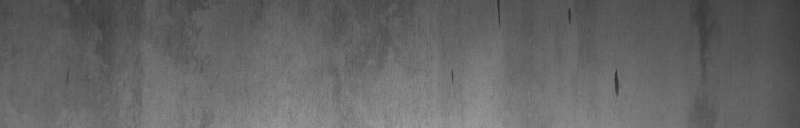
#> input picture UA1/Exercicio_03/data/ok/00031f466.jpg, 1600 x 256 px (shown at 1/2 size)
$ jupyter execute --allow-errors experimento.ipynb
#> lines starting #> are read from the running program, lines starting #| are printed output that depends on the picture
# 🔬 Desafio: Classificar Peças OK vs Falha usando HOG + SVM/K-NN

## 📚 Introdução

Neste experimento, você vai construir um **sistema de classificação de imagens** para detectar defeitos em peças de aço usando técnicas clássicas de Machine Learning.

### O que você vai aprender:
- 🔍 **HOG (Histogram of Oriented Gradients)**: Extrair características de textura/forma
- 🤖 **SVM (Support Vector Machine)**: Classificador poderoso para margens
- 👥 **K-NN (K-Nearest Neighbors)**: Classificador baseado em vizinhos
- 📊 **Avaliação de modelos**: Acurácia, matriz de confusão, precision, recall

### Dataset: Severstal Steel Defect Detection
- **Fonte**: Kaggle
- **Classes**: OK (sem defeito) e Defeito
- **~400 imagens** de placas de aço

### Pipeline que vamos construir:

```
Imagem → Pré-processamento → Extração HOG → Treino/Teste → SVM ou K-NN → Avaliação
```

---

## 1️⃣ Importar Bibliotecas

[cell 1]
# Bibliotecas básicas
import cv2
import numpy as np
import matplotlib.pyplot as plt
from pathlib import Path
import json

# Bibliotecas de ML
from sklearn.model_selection import train_test_split
from sklearn.svm import SVC
from sklearn.neighbors import KNeighborsClassifier
from sklearn.metrics import (
    accuracy_score,
    confusion_matrix,
    classification_report,
    ConfusionMatrixDisplay
)
from sklearn.preprocessing import StandardScaler
import joblib

# HOG do scikit-image
from skimage.feature import hog
from skimage import exposure

# Visualização
import seaborn as sns

# Configurações
plt.rcParams['figure.figsize'] = [12, 8]
plt.rcParams['figure.dpi'] = 100
np.random.seed(42)  # Para reprodutibilidade

print("✅ Bibliotecas importadas!")
print(f"   OpenCV: {cv2.__version__}")
print(f"   NumPy: {np.__version__}")

## 2️⃣ Carregar e Explorar o Dataset

O dataset está organizado em duas pastas:
- `data/ok/` - Imagens de peças sem defeito
- `data/defeito/` - Imagens de peças com defeito

[cell 2]
# Caminhos do dataset
DATA_PATH = Path("data")
PATH_OK = DATA_PATH / "ok"
PATH_DEFEITO = DATA_PATH / "defeito"

# Listar arquivos
arquivos_ok = list(PATH_OK.glob("*.jpg"))
arquivos_defeito = list(PATH_DEFEITO.glob("*.jpg"))

print("📊 ESTATÍSTICAS DO DATASET")
print("=" * 40)
print(f"   Imagens OK (sem defeito): {len(arquivos_ok)}")
print(f"   Imagens com Defeito: {len(arquivos_defeito)}")
print(f"   Total: {len(arquivos_ok) + len(arquivos_defeito)}")

# Verificar balanceamento
ratio = len(arquivos_ok) / len(arquivos_defeito) if len(arquivos_defeito) > 0 else 0
print(f"\n📈 Proporção OK/Defeito: {ratio:.2f}")
if 0.8 < ratio < 1.2:
    print("   ✅ Dataset relativamente balanceado")
else:
    print("   ⚠️ Dataset desbalanceado - considere técnicas de balanceamento")

[cell 3]
# Visualizar exemplos de cada classe
fig, axes = plt.subplots(2, 4, figsize=(16, 8))

# Exemplos OK
for i, img_path in enumerate(arquivos_ok[:4]):
    img = cv2.imread(str(img_path))
#> img is the input picture: shape (256, 1600, 3); min 38, max 167, mean 101.3
    img_rgb = cv2.cvtColor(img, cv2.COLOR_BGR2RGB)
    axes[0, i].imshow(img_rgb)
    axes[0, i].set_title(f"OK #{i+1}", fontsize=11)
    axes[0, i].axis('off')

# Exemplos com defeito
for i, img_path in enumerate(arquivos_defeito[:4]):
    img = cv2.imread(str(img_path))
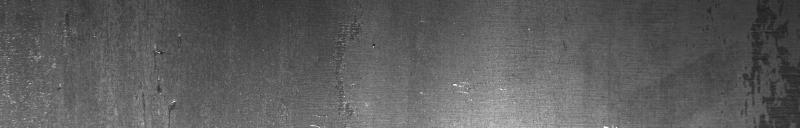
#> input picture UA1/Exercicio_03/data/defeito/0002cc93b.jpg, 1600 x 256 px (shown at 1/2 size)
#> img is the input picture: shape (256, 1600, 3); min 13, max 255, mean 92.5
    img_rgb = cv2.cvtColor(img, cv2.COLOR_BGR2RGB)
    axes[1, i].imshow(img_rgb)
    axes[1, i].set_title(f"Defeito #{i+1}", fontsize=11)
    axes[1, i].axis('off')

axes[0, 0].set_ylabel("✅ OK", fontsize=14, fontweight='bold')
axes[1, 0].set_ylabel("❌ Defeito", fontsize=14, fontweight='bold')

plt.suptitle("Exemplos do Dataset - Peças de Aço", fontsize=16, fontweight='bold')
plt.tight_layout()
plt.show()
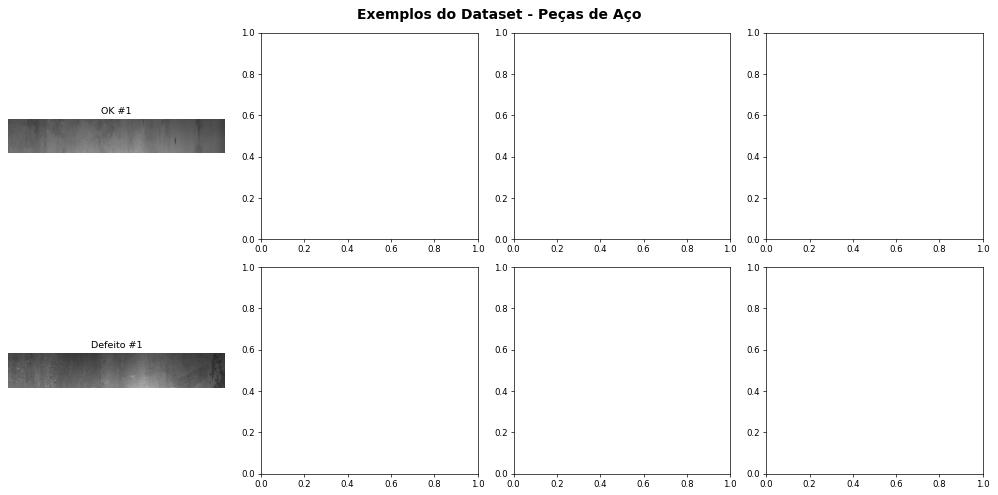
#> figure drawn by matplotlib, 2 panels

print("\n🔍 Observe as diferenças visuais entre peças OK e com defeito!")

## 3️⃣ Pré-processamento das Imagens

Antes de extrair características, precisamos padronizar as imagens:
1. **Converter para escala de cinza** (HOG funciona melhor assim)
2. **Redimensionar** para tamanho fixo (necessário para ML)
3. **Normalizar** valores de pixel

[cell 4]
# Parâmetros de pré-processamento
TARGET_SIZE = (128, 64)  # (largura, altura) - Proporção 2:1 comum para HOG

def preprocessar_imagem(img_path, target_size=TARGET_SIZE):
    """
    Pré-processa uma imagem para extração de características.

    Passos:
    1. Carregar imagem
    2. Converter para escala de cinza
    3. Redimensionar para tamanho fixo
    4. Normalizar para [0, 1]

    Parâmetros:
        img_path: Caminho para a imagem
        target_size: Tupla (largura, altura)

    Retorna:
        Imagem pré-processada (numpy array)
    """
#> called with target_size = (128, 64)
    # Carregar imagem
    img = cv2.imread(str(img_path))

    if img is None:
        return None

    # Converter para escala de cinza
    img_gray = cv2.cvtColor(img, cv2.COLOR_BGR2GRAY)

    # Redimensionar
    img_resized = cv2.resize(img_gray, target_size)
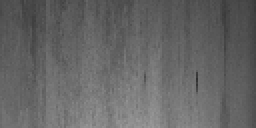
#> img_resized: shape (64, 128) (shown 2 times larger); min 47, max 153, mean 101.4

    # Normalizar para [0, 1]
    img_normalized = img_resized.astype(np.float32) / 255.0

    return img_normalized

# Testar a função
img_teste = preprocessar_imagem(arquivos_ok[0])
print(f"✅ Função de pré-processamento criada!")
print(f"   Tamanho de saída: {img_teste.shape}")
#|    Tamanho de saída: (64, 128)
print(f"   Tipo: {img_teste.dtype}")
#|    Tipo: float32
print(f"   Range: [{img_teste.min():.2f}, {img_teste.max():.2f}]")
#|    Range: [0.18, 0.60]
#> call 3 of preprocessar_imagem, with target_size = (128, 64)
#> in preprocessar_imagem (call 3), `img_resized = cv2.resize(img_gray, target_size)`:
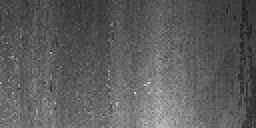
#> img_resized: shape (64, 128) (shown 2 times larger); min 32, max 207, mean 92.4

## 4️⃣ Extração de Características com HOG

**HOG (Histogram of Oriented Gradients)** captura a distribuição de direções de gradientes (bordas) na imagem.

### Parâmetros importantes:
- `orientations`: Número de direções de gradiente (típico: 9)
- `pixels_per_cell`: Tamanho de cada célula (típico: 8×8)
- `cells_per_block`: Células por bloco para normalização (típico: 2×2)

### Por que HOG funciona?
- Captura padrões de textura e forma
- Robusto a variações de iluminação
- Compacta informação relevante

[cell 5]
# Parâmetros do HOG
HOG_PARAMS = {
    'orientations': 9,           # Número de bins de orientação
    'pixels_per_cell': (8, 8),   # Tamanho de cada célula
    'cells_per_block': (2, 2),   # Células por bloco
    'block_norm': 'L2-Hys',      # Tipo de normalização
    'visualize': True,           # Retornar visualização
    'feature_vector': True       # Retornar como vetor 1D
}

def extrair_hog(img, params=HOG_PARAMS, visualize=False):
    """
    Extrai características HOG de uma imagem.

    Parâmetros:
        img: Imagem em escala de cinza (numpy array)
        params: Dicionário com parâmetros do HOG
        visualize: Se True, retorna também a visualização

    Retorna:
        features: Vetor de características HOG
        hog_image: (opcional) Imagem de visualização do HOG
    """
#> called with visualize = True
    params_copy = params.copy()
#> params_copy = {'orientations': 9, 'pixels_per_cell': (8, 8), 'cells_per_block': (2, 2), 'block_norm': 'L2-Hys', 'visualize': True, 'feature_vector': True}
    params_copy['visualize'] = visualize

    if visualize:
        features, hog_image = hog(img, **params_copy)
#> features = 3780 values, max 0.344 at index 2592, min 0 at index 28, mean 0.148
        return features, hog_image
    else:
        params_copy['visualize'] = False
        features = hog(img, **params_copy)
        return features

# Testar e visualizar HOG
img_ok = preprocessar_imagem(arquivos_ok[0])
img_defeito = preprocessar_imagem(arquivos_defeito[0])

features_ok, hog_img_ok = extrair_hog(img_ok, visualize=True)
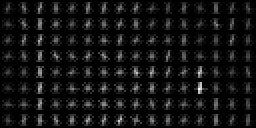
#> hog_img_ok: shape (64, 128) float32 (shown 2 times larger); min 0, max 0.0387, mean 0.00277; drawn with min black and max white
#> features_ok has the same summary as features in extrair_hog
features_defeito, hog_img_defeito = extrair_hog(img_defeito, visualize=True)
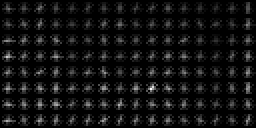
#> hog_img_defeito: shape (64, 128) float32 (shown 2 times larger); min 0, max 0.0723, mean 0.00495; drawn with min black and max white
#> features_defeito = 3780 values, max 0.281 at index 504, min 0 at index 3271, mean 0.155

print(f"✅ Extração HOG configurada!")
print(f"   Tamanho do vetor de características: {len(features_ok)}")
#|    Tamanho do vetor de características: 3780

[cell 6]
# Visualizar HOG
fig, axes = plt.subplots(2, 2, figsize=(14, 10))

# OK
axes[0, 0].imshow(img_ok, cmap='gray')
axes[0, 0].set_title('Imagem Original - OK', fontsize=12)
axes[0, 0].axis('off')

axes[0, 1].imshow(hog_img_ok, cmap='gray')
axes[0, 1].set_title('Visualização HOG - OK', fontsize=12)
axes[0, 1].axis('off')

# Defeito
axes[1, 0].imshow(img_defeito, cmap='gray')
axes[1, 0].set_title('Imagem Original - Defeito', fontsize=12)
axes[1, 0].axis('off')

axes[1, 1].imshow(hog_img_defeito, cmap='gray')
axes[1, 1].set_title('Visualização HOG - Defeito', fontsize=12)
axes[1, 1].axis('off')

plt.suptitle('Extração de Características HOG', fontsize=16, fontweight='bold')
plt.tight_layout()
plt.show()

print("\n💡 O HOG captura padrões de gradientes/bordas na imagem.")
print("   Observe como os padrões são diferentes entre OK e Defeito!")

## 5️⃣ Preparar Dataset para Treinamento

Vamos:
1. Processar todas as imagens
2. Extrair características HOG
3. Criar vetores X (features) e y (labels)
4. Dividir em treino e teste

[cell 7]
# Processar todas as imagens e extrair HOG
print("🔄 Processando imagens e extraindo características HOG...")

X = []  # Features
y = []  # Labels (0 = OK, 1 = Defeito)

# Processar imagens OK
print("   Processando imagens OK...")
for img_path in arquivos_ok:
    img = preprocessar_imagem(img_path)
    if img is not None:
        features = extrair_hog(img, visualize=False)
        X.append(features)
        y.append(0)  # Label: OK

# Processar imagens com defeito
print("   Processando imagens com Defeito...")
for img_path in arquivos_defeito:
    img = preprocessar_imagem(img_path)
    if img is not None:
        features = extrair_hog(img, visualize=False)
#> features has the same summary as features_defeito
        X.append(features)
        y.append(1)  # Label: Defeito

# Converter para numpy arrays
X = np.array(X)
y = np.array(y)

print(f"\n✅ Extração concluída!")
print(f"   Total de amostras: {len(X)}")
#|    Total de amostras: 2
print(f"   Dimensão das features: {X.shape[1]}")
#|    Dimensão das features: 3780
print(f"   Classes: OK={sum(y==0)}, Defeito={sum(y==1)}")
